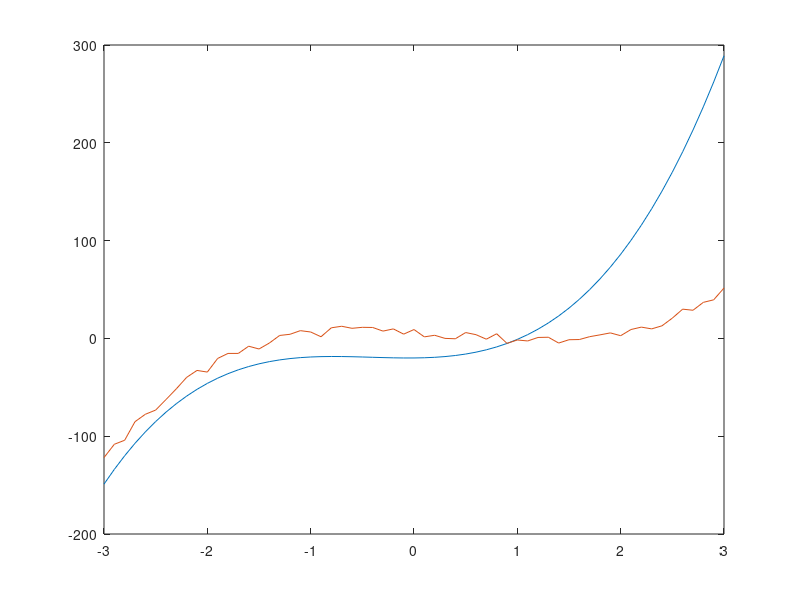

Recreate this plot in MATLAB.
function [] = mypolyval()

    % load function
    % optionally we can use p and x as arguments of the function
    load('Messdaten.mat', 't', 'v');

    plot(t,v);

    % implement polyval(p,x)

    % cubic function
    p = [8,10,1,-20];

    % calculate x^3 + x^2 ... for every value of t
    pows = t.^([3 2 1 0]');

    % vector multiplication to get the y values
    y_val = p * pows;

    plot(t,y_val);
    hold on
    plot(t,v);
    hold off
end